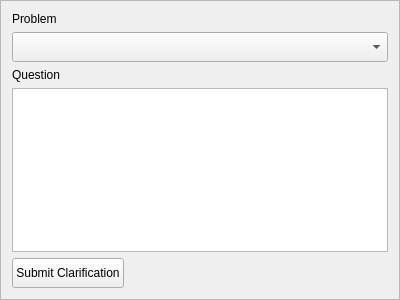
<?xml version="1.0" encoding="UTF-8"?>
<ui version="4.0">
 <class>FrameRequest</class>
 <widget class="QFrame" name="FrameRequest">
  <property name="geometry">
   <rect>
    <x>0</x>
    <y>0</y>
    <width>400</width>
    <height>300</height>
   </rect>
  </property>
  <property name="sizePolicy">
   <sizepolicy hsizetype="Expanding" vsizetype="Expanding">
    <horstretch>0</horstretch>
    <verstretch>0</verstretch>
   </sizepolicy>
  </property>
  <property name="windowTitle">
   <string>Frame</string>
  </property>
  <property name="frameShape">
   <enum>QFrame::StyledPanel</enum>
  </property>
  <property name="frameShadow">
   <enum>QFrame::Raised</enum>
  </property>
  <layout class="QVBoxLayout" name="verticalLayout">
   <item>
    <widget class="QLabel" name="problemLabel">
     <property name="text">
      <string>Problem</string>
     </property>
    </widget>
   </item>
   <item>
    <widget class="QComboBox" name="problemComboBox">
     <property name="minimumSize">
      <size>
       <width>0</width>
       <height>30</height>
      </size>
     </property>
    </widget>
   </item>
   <item>
    <widget class="QLabel" name="questionLabel">
     <property name="text">
      <string>Question</string>
     </property>
    </widget>
   </item>
   <item>
    <widget class="QPlainTextEdit" name="clarificationTextEdit"/>
   </item>
   <item>
    <layout class="QHBoxLayout" name="horizontalLayout">
     <item>
      <widget class="QPushButton" name="submitButton">
       <property name="minimumSize">
        <size>
         <width>0</width>
         <height>30</height>
        </size>
       </property>
       <property name="text">
        <string>Submit Clarification</string>
       </property>
      </widget>
     </item>
     <item>
      <spacer name="horizontalSpacer">
       <property name="orientation">
        <enum>Qt::Horizontal</enum>
       </property>
       <property name="sizeHint" stdset="0">
        <size>
         <width>40</width>
         <height>20</height>
        </size>
       </property>
      </spacer>
     </item>
    </layout>
   </item>
  </layout>
 </widget>
 <resources/>
 <connections/>
</ui>
